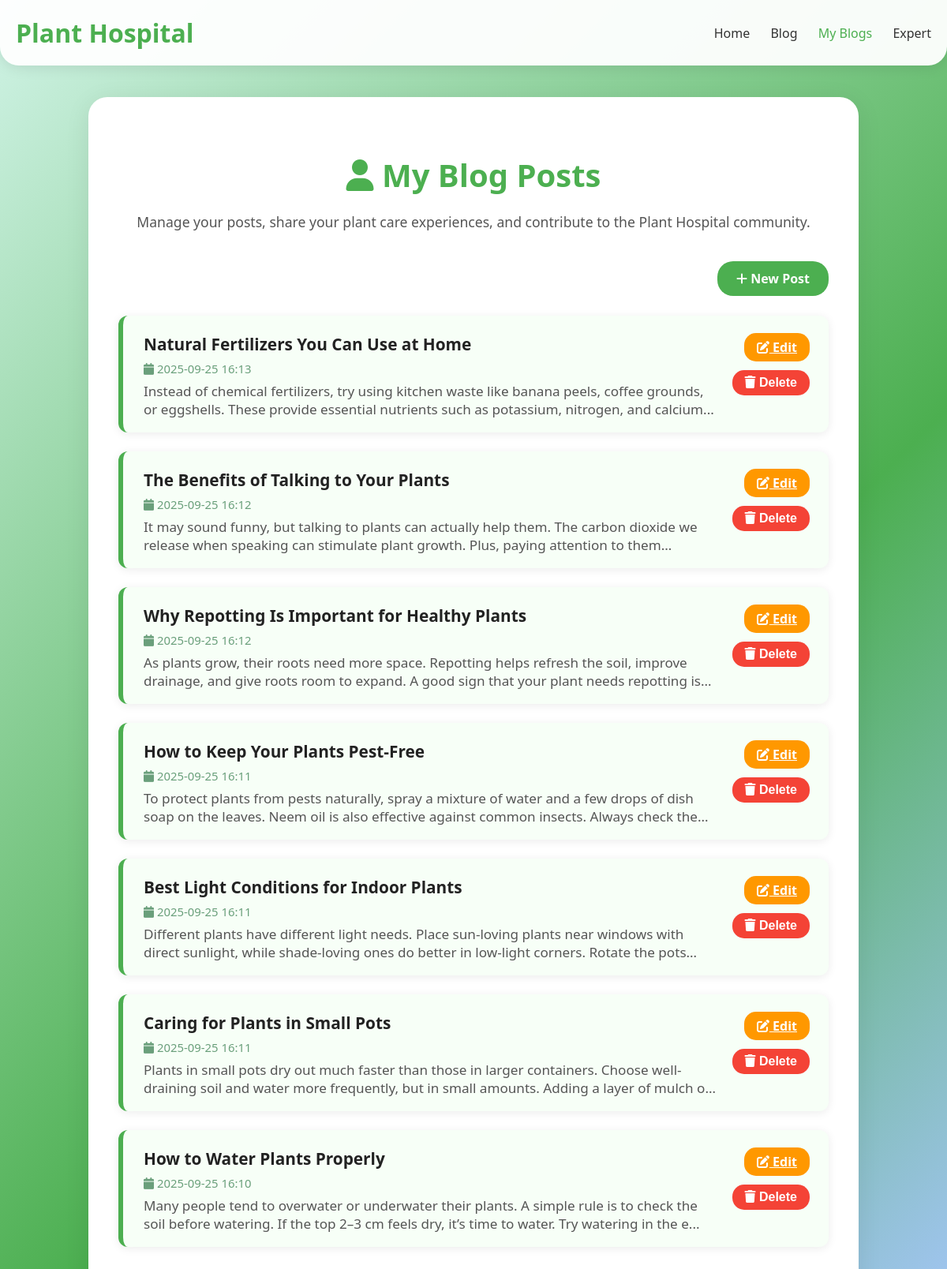
The app's page /blog/my-blogs (signed in) with its own data.
### tables this page shows
CREATE TABLE post (
  id INTEGER PRIMARY KEY AUTOINCREMENT,
  author_id INTEGER NOT NULL,
  created TIMESTAMP NOT NULL DEFAULT CURRENT_TIMESTAMP,
  title TEXT NOT NULL,
  body TEXT NOT NULL,
  FOREIGN KEY (author_id) REFERENCES user (id)
);

### flaskr/blog.py (the view)
@bp.route('/my-blogs')
def my_blogs():
    if g.user is None:
        return redirect(url_for('auth.login'))
    db = get_db()
    posts = db.execute(
        'SELECT p.id, title, body, created '
        'FROM post p '
        'WHERE p.author_id = ? '
        'ORDER BY created DESC',
        (g.user['id'],)
    ).fetchall()
    return render_template('blog/my_blogs.html', posts=posts)

### flaskr/auth.py (called while the page is built)
@bp.before_app_request
def load_logged_in_user():
    user_id = session.get('user_id')
    if user_id is None:
        g.user = None
    else:
        g.user = get_db().execute(
            'SELECT * FROM user WHERE id = ?', (user_id,)
        ).fetchone()

### flaskr/db.py (called while the page is built)
def get_db():
    if 'db' not in g:
        g.db = sqlite3.connect(
            current_app.config['DATABASE'],
            detect_types=sqlite3.PARSE_DECLTYPES
        )
        g.db.row_factory = sqlite3.Row
    return g.db

### flaskr/templates/blog/my_blogs.html (shortened to what this page needs)
<!DOCTYPE html>
<html lang="en">
  <head>
    <link
      rel="stylesheet"
      href="https://cdnjs.cloudflare.com/ajax/libs/font-awesome/6.0.0-beta3/css/all.min.css"
    />
  </head>
  <body>
    <header class="blog-header">
      <div class="container">
        <div class="logo">
          <h1>Plant Hospital</h1>
        </div>
        <nav class="blog-nav">
          <a href="{{ url_for('home') }}">Home</a>
          <a href="{{ url_for('blog.index') }}">Blog</a>
          <a href="{{ url_for('blog.my_blogs') }}" class="active">My Blogs</a>
          <a href="{{ url_for('expert_consultation') }}">Expert</a>
        </nav>
      </div>
    </header>
    <div class="main-content">
      <h2 class="blog-title"><i class="fas fa-user"></i> My Blog Posts</h2>
      <div class="blog-desc">
        Manage your posts, share your plant care experiences, and contribute to
        the Plant Hospital community.
      </div>
      <div class="blog-actions">
        <a href="{{ url_for('blog.create') }}" class="btn-create">
          <i class="fas fa-plus"></i> New Post
        </a>
      </div>
      {% if posts and posts|length > 0 %}
      <ul class="blog-list">
        {% for post in posts %}
        <li class="blog-post-item">
          <div class="blog-post-info">
            <a
              href="{{ url_for('blog.detail', id=post['id']) }}"
              class="blog-post-title"
              >{{ post['title'] }}</a
            >
            <div class="blog-meta">
              <i class="fas fa-calendar"></i>
              {{ post['created'].strftime('%Y-%m-%d %H:%M') if post['created']
              }}
            </div>
            <div class="blog-body-preview">
              {{ post['body'][:180] }}{% if post['body']|length > 180 %}...{%
              endif %}
            </div>
          </div>
          <div class="blog-actions-btns">
            <a href="{{ url_for('blog.edit', id=post['id']) }}" class="btn-edit"
              ><i class="fas fa-edit"></i> Edit</a
            >
            <form
              action="{{ url_for('blog.delete', id=post['id']) }}"
              method="post"
              style="margin: 0"
            >
              <button
                type="submit"
                class="btn-delete"
                onclick="return confirm('Are you sure you want to delete this post?');"
              >
                <i class="fas fa-trash"></i> Delete
              </button>
            </form>
          </div>
        </li>
        {% endfor %}
      </ul>
      {% else %}
      <div class="no-posts">
        <i class="fas fa-seedling" style="font-size: 2.1rem; color: #4caf50"></i
        ><br />
        You have no blog posts yet. Start sharing your knowledge!
      </div>
      {% endif %}
    </div>
  </body>
</html>

### flaskr/templates/blog/my_blogs.html (style rules this page uses)
body { font-family: "Segoe UI", Tahoma, Geneva, Verdana, sans-serif; background: linear-gradient( 135deg, #d0f3e6 0%, #4caf50 60%, #a2c5f4 100% ); min-height: 100vh; margin: 0; color: #333; }
.blog-header { background: rgba(255, 255, 255, 0.95); padding: 20px 0; box-shadow: 0 2px 18px rgba(0, 0, 0, 0.1); border-radius: 0 0 24px 24px; position: sticky; top: 0; z-index: 100; }
.blog-header .container { display: flex; justify-content: space-between; align-items: center; max-width: 1200px; margin: 0 auto; padding: 0 20px; }
.logo h1 { color: #4caf50; font-size: 2rem; font-weight: 700; margin: 0; }
.blog-nav a { color: #333; text-decoration: none; margin-left: 22px; font-weight: 500; transition: color 0.2s; }
.blog-nav a.active, .blog-nav a:hover { color: #4caf50; }
.main-content { max-width: 900px; margin: 40px auto 0 auto; background: white; border-radius: 24px; box-shadow: 0 6px 32px rgba(0, 0, 0, 0.08); padding: 38px 38px 60px 38px; }
.blog-title { text-align: center; color: #4caf50; font-size: 2.5rem; font-weight: 700; margin-bottom: 20px; }
.blog-desc { text-align: center; color: #555; margin-bottom: 38px; font-size: 1.1rem; }
.blog-actions { text-align: right; margin-bottom: 25px; }
.btn-create { background: #4caf50; color: white; border: none; border-radius: 20px; padding: 11px 24px; font-weight: 600; font-size: 1rem; cursor: pointer; transition: background 0.22s; text-decoration: none; display: inline-block; }
.blog-list { margin-top: 0; padding: 0; list-style: none; }
.blog-post-item { background: #f7fff7; border-left: 6px solid #4caf50; border-radius: 12px; margin-bottom: 24px; padding: 22px 24px 18px 26px; box-shadow: 0 2px 12px rgba(0, 0, 0, 0.08); transition: box-shadow 0.2s; position: relative; display: flex; flex-direction: row; justify-content: space-between; align-items: flex-start; }
.blog-post-info { flex: 1 1 0%; min-width: 0; }
.blog-post-title { font-size: 1.3rem; font-weight: 600; color: #222; margin-bottom: 7px; text-decoration: none; display: block; transition: color 0.2s; word-break: break-word; }
.blog-meta { font-size: 0.93rem; color: #6a9f7b; margin-bottom: 7px; }
.blog-body-preview { color: #555; margin-bottom: 0; font-size: 1.07rem; display: -webkit-box; -webkit-line-clamp: 2; -webkit-box-orient: vertical; overflow: hidden; word-break: break-word; }
.blog-actions-btns { display: flex; flex-direction: column; gap: 9px; margin-left: 18px; align-items: flex-end; justify-content: flex-start; }
.btn-edit, .btn-delete { padding: 7px 16px; border-radius: 15px; border: none; font-size: 1rem; font-weight: 600; cursor: pointer; margin-left: 0; margin-bottom: 2px; transition: background 0.2s; }
.btn-edit { background: #ff9800; color: white; }
.btn-delete { background: #f44336; color: white; }

### records on screen
post: title "Natural Fertilizers You Can Use at Home", created "2025-09-25 16:13", body "Instead of chemical fertilizers, try using kitchen waste like banana peels, coffee grounds, or eggshells. These provide essential nutrients such as potassium, nitrogen, and calcium"
post: title "The Benefits of Talking to Your Plants", created "2025-09-25 16:12", body "It may sound funny, but talking to plants can actually help them. The carbon dioxide we release when speaking can stimulate plant growth. Plus, paying attention to…"
post: title "Why Repotting Is Important for Healthy Plants", created "2025-09-25 16:12", body "As plants grow, their roots need more space. Repotting helps refresh the soil, improve drainage, and give roots room to expand. A good sign that your plant needs repotting…"
post: title "How to Keep Your Plants Pest-Free", created "2025-09-25 16:11", body "To protect plants from pests naturally, spray a mixture of water and a few drops of dish soap on the leaves. Neem oil is also effective against common insects. Always check…"
post: title "Best Light Conditions for Indoor Plants", created "2025-09-25 16:11", body "Different plants have different light needs. Place sun-loving plants near windows with direct sunlight, while shade-loving ones do better in low-light corners. Rotate the…"
post: title "Caring for Plants in Small Pots", created "2025-09-25 16:11", body "Plants in small pots dry out much faster than those in larger containers. Choose well-draining soil and water more frequently, but in small amounts. Adding a layer of mulch…"
post: title "How to Water Plants Properly", created "2025-09-25 16:10", body "Many people tend to overwater or underwater their plants. A simple rule is to check the soil before watering. If the top 2–3 cm feels dry, it’s time to water. Try watering in the e"
